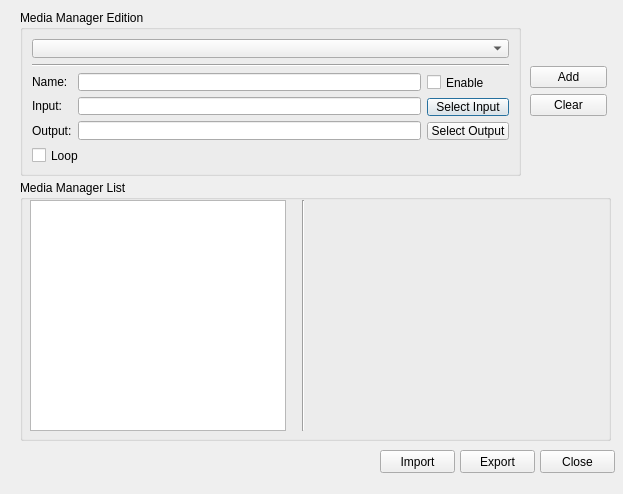
<?xml version="1.0" encoding="UTF-8"?>
<ui version="4.0">
 <class>VLMconfigurationDialog</class>
 <widget class="QDialog" name="VLMconfigurationDialog">
  <property name="geometry">
   <rect>
    <x>0</x>
    <y>0</y>
    <width>623</width>
    <height>494</height>
   </rect>
  </property>
  <property name="windowTitle">
   <string>VLM configurator</string>
  </property>
  <widget class="QGroupBox" name="groupBox">
   <property name="geometry">
    <rect>
     <x>20</x>
     <y>10</y>
     <width>501</width>
     <height>166</height>
    </rect>
   </property>
   <property name="title">
    <string>Media Manager Edition</string>
   </property>
   <layout class="QGridLayout" name="gridLayout">
    <item row="0" column="0" colspan="2">
     <widget class="QComboBox" name="comboBox"/>
    </item>
    <item row="1" column="0" colspan="2">
     <widget class="Line" name="line">
      <property name="orientation">
       <enum>Qt::Horizontal</enum>
      </property>
     </widget>
    </item>
    <item row="2" column="0" rowspan="3">
     <layout class="QFormLayout" name="formLayout">
      <item row="0" column="0">
       <widget class="QLabel" name="label">
        <property name="text">
         <string>Name:</string>
        </property>
       </widget>
      </item>
      <item row="0" column="1">
       <widget class="QLineEdit" name="lineEdit"/>
      </item>
      <item row="1" column="0">
       <widget class="QLabel" name="label_2">
        <property name="text">
         <string>Input:</string>
        </property>
       </widget>
      </item>
      <item row="1" column="1">
       <widget class="QLineEdit" name="lineEdit_2"/>
      </item>
      <item row="2" column="0">
       <widget class="QLabel" name="label_3">
        <property name="text">
         <string>Output:</string>
        </property>
       </widget>
      </item>
      <item row="2" column="1">
       <widget class="QLineEdit" name="lineEdit_3"/>
      </item>
     </layout>
    </item>
    <item row="2" column="1">
     <widget class="QCheckBox" name="checkBox">
      <property name="text">
       <string>Enable</string>
      </property>
     </widget>
    </item>
    <item row="3" column="1">
     <widget class="QPushButton" name="pushButton">
      <property name="text">
       <string>Select Input</string>
      </property>
     </widget>
    </item>
    <item row="4" column="1">
     <widget class="QPushButton" name="pushButton_2">
      <property name="text">
       <string>Select Output</string>
      </property>
     </widget>
    </item>
    <item row="5" column="0">
     <widget class="QCheckBox" name="checkBox_2">
      <property name="text">
       <string>Loop</string>
      </property>
     </widget>
    </item>
   </layout>
  </widget>
  <widget class="QGroupBox" name="groupBox_2">
   <property name="geometry">
    <rect>
     <x>20</x>
     <y>180</y>
     <width>591</width>
     <height>261</height>
    </rect>
   </property>
   <property name="title">
    <string>Media Manager List</string>
   </property>
   <widget class="QListView" name="listView">
    <property name="geometry">
     <rect>
      <x>10</x>
      <y>20</y>
      <width>256</width>
      <height>231</height>
     </rect>
    </property>
   </widget>
   <widget class="Line" name="line_2">
    <property name="geometry">
     <rect>
      <x>273</x>
      <y>20</y>
      <width>20</width>
      <height>231</height>
     </rect>
    </property>
    <property name="orientation">
     <enum>Qt::Vertical</enum>
    </property>
   </widget>
  </widget>
  <widget class="QPushButton" name="pushButton_5">
   <property name="geometry">
    <rect>
     <x>380</x>
     <y>450</y>
     <width>75</width>
     <height>23</height>
    </rect>
   </property>
   <property name="text">
    <string>Import</string>
   </property>
  </widget>
  <widget class="QPushButton" name="pushButton_6">
   <property name="geometry">
    <rect>
     <x>460</x>
     <y>450</y>
     <width>75</width>
     <height>23</height>
    </rect>
   </property>
   <property name="text">
    <string>Export</string>
   </property>
  </widget>
  <widget class="QPushButton" name="pushButton_7">
   <property name="geometry">
    <rect>
     <x>540</x>
     <y>450</y>
     <width>75</width>
     <height>23</height>
    </rect>
   </property>
   <property name="text">
    <string>Close</string>
   </property>
  </widget>
  <widget class="QWidget" name="">
   <property name="geometry">
    <rect>
     <x>530</x>
     <y>10</y>
     <width>77</width>
     <height>161</height>
    </rect>
   </property>
   <layout class="QVBoxLayout" name="verticalLayout">
    <item>
     <spacer name="verticalSpacer_2">
      <property name="orientation">
       <enum>Qt::Vertical</enum>
      </property>
      <property name="sizeHint" stdset="0">
       <size>
        <width>20</width>
        <height>18</height>
       </size>
      </property>
     </spacer>
    </item>
    <item>
     <widget class="QPushButton" name="pushButton_3">
      <property name="text">
       <string>Add</string>
      </property>
     </widget>
    </item>
    <item>
     <widget class="QPushButton" name="pushButton_4">
      <property name="text">
       <string>Clear</string>
      </property>
     </widget>
    </item>
    <item>
     <spacer name="verticalSpacer">
      <property name="orientation">
       <enum>Qt::Vertical</enum>
      </property>
      <property name="sizeHint" stdset="0">
       <size>
        <width>20</width>
        <height>40</height>
       </size>
      </property>
     </spacer>
    </item>
   </layout>
  </widget>
 </widget>
 <resources/>
 <connections/>
</ui>
